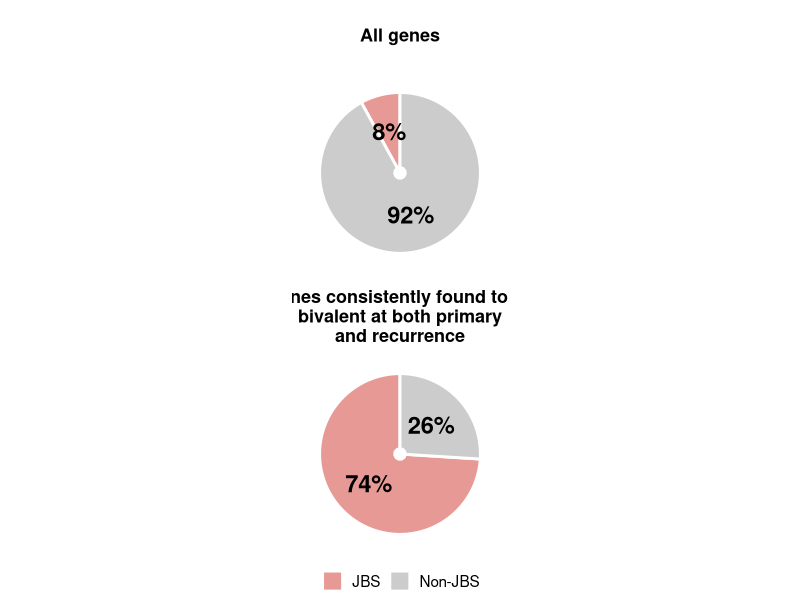
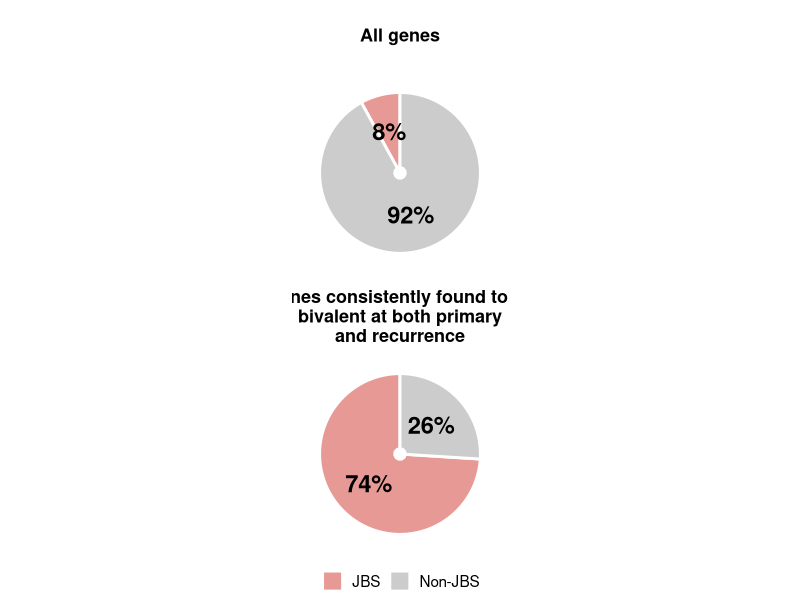

Write the R code that produced these figures, in order.
library(tidyverse)

# ---------------------------
# Data
# ---------------------------
pie_df <- tibble(
  group = c(
    "Genes consistently found to be\nbivalent at both primary\nand recurrence",
    "Genes consistently found to be\nbivalent at both primary\nand recurrence",
    "All genes",
    "All genes"
  ),
  category = c(
    "JBS", "Non-JBS",
    "JBS", "Non-JBS"
  ),
  percentage = c(
    74, 26,
    8, 92
  )
)

# ---------------------------
# Plot
# ---------------------------
pie_plot <- ggplot(
  pie_df,
  aes(
    x = 1,
    y = percentage,
    fill = category
  )
) +
  geom_col(
    width = 1.4,
    colour = "white",
    linewidth = 1
  ) +
  coord_polar(theta = "y") +
  xlim(0.2, 1.8) +   # makes pies larger within facet
  facet_wrap(
    ~group,
    ncol = 1
  ) +
  geom_text(
    aes(label = paste0(percentage, "%")),
    position = position_stack(vjust = 0.5),
    size = 6,
    fontface = "bold"
  ) +
  scale_fill_manual(
    values = c(
      "JBS" = "#E79A95",
      "Non-JBS" = "grey80"
    )
  ) +
  labs(fill = NULL) +
  theme_void() +
  theme(
    strip.text = element_text(
      size = 13,
      face = "bold",
      margin = margin(b = 2)
    ),
    panel.spacing = unit(0.2, "cm"),
    legend.position = "bottom",
    legend.text = element_text(size = 11),
    plot.margin = margin(5, 5, 5, 5)
  )

print(pie_plot)

# ---------------------------
# Save
# ---------------------------
ggsave(
  "Plot_PieCharts.pdf",
  pie_plot,
  width = 7,
  height = 7,
  units = "in"
)
